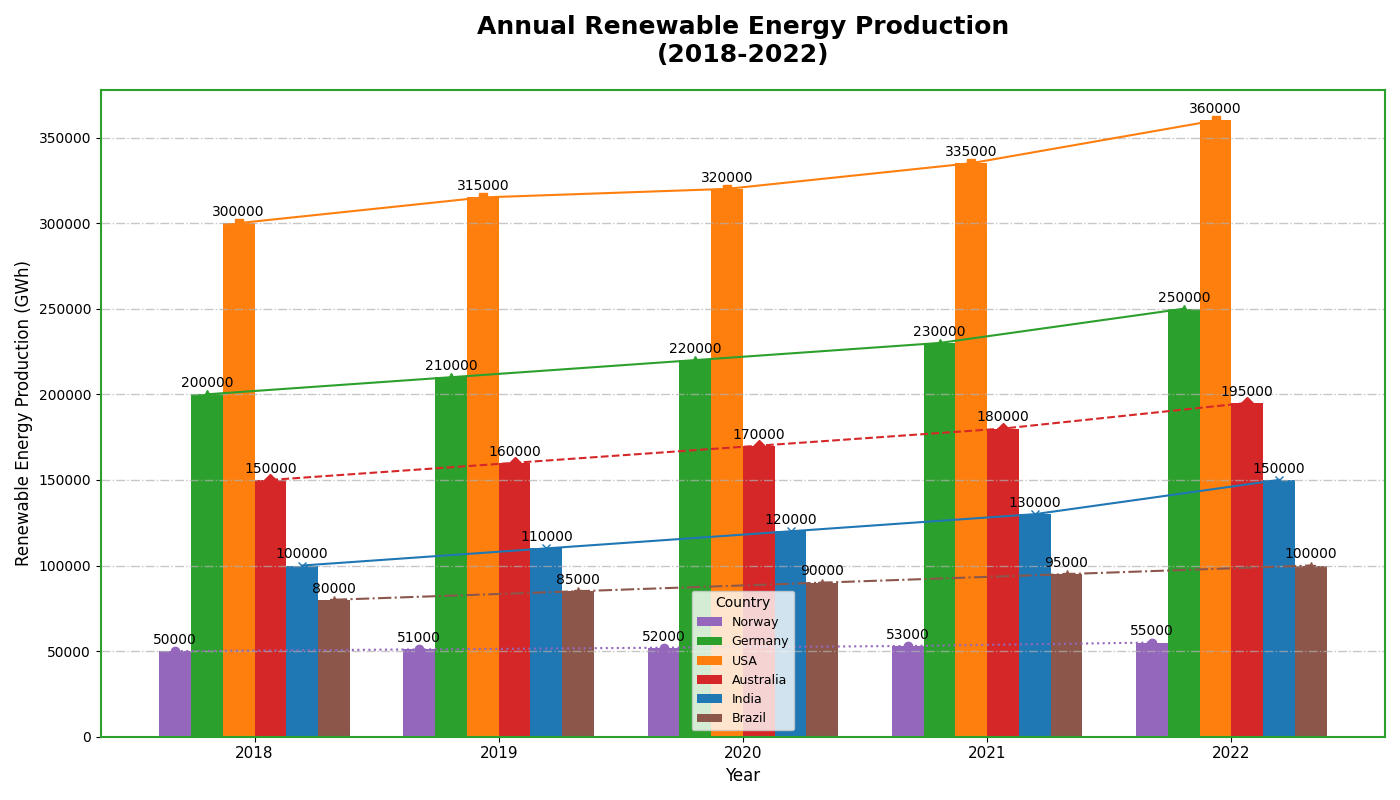

Write Python code to recreate this figure.
import matplotlib.pyplot as plt
import numpy as np

# Define countries and years
countries = ['Norway', 'Germany', 'USA', 'Australia', 'India', 'Brazil']
years = ['2018', '2019', '2020', '2021', '2022']

# Renewable energy production in Gigawatt-hours (GWh)
norway_production = [50000, 51000, 52000, 53000, 55000]
germany_production = [200000, 210000, 220000, 230000, 250000]
usa_production = [300000, 315000, 320000, 335000, 360000]
australia_production = [150000, 160000, 170000, 180000, 195000]
india_production = [100000, 110000, 120000, 130000, 150000]
brazil_production = [80000, 85000, 90000, 95000, 100000]

# Aggregate data for plotting
data = [norway_production, germany_production, usa_production, australia_production, india_production, brazil_production]

# Set up the figure and axis
fig, ax = plt.subplots(figsize=(14, 8))

# Plotting details
width = 0.13
x = np.arange(len(years))

# Randomly shuffled colors for each country
colors = ['#9467bd', '#2ca02c', '#ff7f0e', '#d62728', '#1f77b4', '#8c564b']

# Plot each country's data as a separate set of bars
for i, (country_data, color) in enumerate(zip(data, colors)):
    rects = ax.bar(x + i * width, country_data, width, label=countries[i], color=color)
    for rect in rects:
        height = rect.get_height()
        ax.annotate(f'{height}', xy=(rect.get_x() + rect.get_width() / 2, height),
                    xytext=(0, 3), textcoords="offset points", ha='center', va='bottom', fontsize=10, color='black')

# Customizing the plot
ax.set_xlabel('Year', fontsize=12)
ax.set_ylabel('Renewable Energy Production (GWh)', fontsize=12)
ax.set_title('Annual Renewable Energy Production\n(2018-2022)', fontsize=18, fontweight='bold', pad=20)
ax.set_xticks(x + width * 2.5)
ax.set_xticklabels(years, fontsize=11)

# Randomly shuffled location and font size of the legend
ax.legend(title="Country", fontsize=9, loc='lower center')

# Added grid with different line style
ax.yaxis.grid(True, linestyle='-.', linewidth=1.0, alpha=0.7)

# Add borders by altering spine parameters
for spine in ax.spines.values():
    spine.set_edgecolor('#2ca02c')
    spine.set_linewidth(1.5)

# Randomized marker shapes and line styles
markers = ['o', '^', 's', 'D', 'x', '*']
linestyles = ['-', '--', '-.', ':']

for i, (country_data, marker) in enumerate(zip(data, markers)):
    ax.plot(x + i * width, country_data, marker=marker, linestyle=np.random.choice(linestyles), color=colors[i])

plt.tight_layout()
plt.show()
